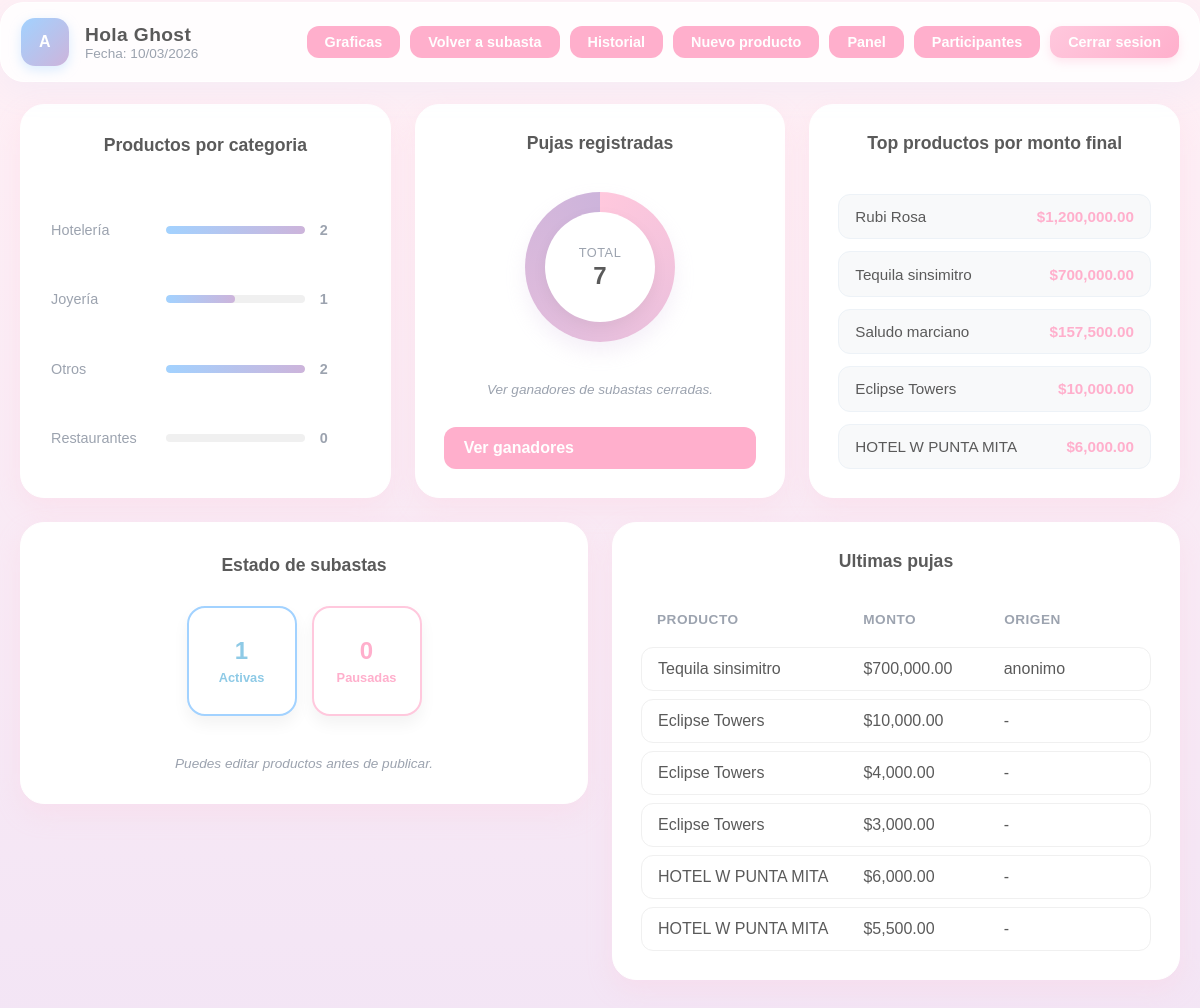
The page /php/dashboard.php (signed in) on the database its author committed.
### tables this page shows
CREATE TABLE `categorias` (
  `id` int(11) NOT NULL,
  `nombre` varchar(100) NOT NULL
);

### php/dashboard.php (the view, shortened to what this page needs)
<?php
require_once __DIR__ . "/../config/db.php";
$adminName = trim($_SESSION["admin_user"] ?? "Administrador");
$todayLabel = date("d/m/Y");
$precioColumn = "predcio_inicial";
$checkPrecio = $mysqli->query("SHOW COLUMNS FROM productos LIKE 'predcio_inicial'");
if ($checkPrecio && $checkPrecio->num_rows === 0) {
    $checkPrecioAlt = $mysqli->query("SHOW COLUMNS FROM productos LIKE 'precio_inicial'");
    if ($checkPrecioAlt && $checkPrecioAlt->num_rows > 0) {
        $precioColumn = "precio_inicial";
    }
}
$hasInicio = false;
$checkInicio = $mysqli->query("SHOW COLUMNS FROM productos LIKE 'fecha_inicio'");
if ($checkInicio && $checkInicio->num_rows > 0) {
    $hasInicio = true;
}
$hasFin = false;
$checkFin = $mysqli->query("SHOW COLUMNS FROM productos LIKE 'fecha_fin'");
if ($checkFin && $checkFin->num_rows > 0) {
    $hasFin = true;
}
$hasOrigen = false;
$checkOrigen = $mysqli->query("SHOW COLUMNS FROM pujas LIKE 'origen'");
if ($checkOrigen && $checkOrigen->num_rows > 0) {
    $hasOrigen = true;
}
$categorias = [];
$maxCategoria = 1;
$resultCategorias = $mysqli->query("SELECT c.id, c.nombre, COUNT(p.id) AS total FROM categorias c LEFT JOIN productos p ON p.categoria_id = c.id GROUP BY c.id, c.nombre ORDER BY c.nombre ASC");
if ($resultCategorias) {
    while ($row = $resultCategorias->fetch_assoc()) {
        $count = (int) $row["total"];
        if ($count > $maxCategoria) {
            $maxCategoria = $count;
        }
        $categorias[] = $row;
    }
}
$totalPujas = 0;
$resultTotalPujas = $mysqli->query("SELECT COUNT(*) AS total FROM pujas");
if ($resultTotalPujas) {
    $row = $resultTotalPujas->fetch_assoc();
    $totalPujas = (int) ($row["total"] ?? 0);
}
$topProductos = [];
$queryTop = "SELECT p.nombre, COALESCE(MAX(pu.monto_puja), p.$precioColumn) AS monto_final FROM productos p LEFT JOIN pujas pu ON pu.producto_id = p.id GROUP BY p.id ORDER BY monto_final DESC LIMIT 5";
$resultTop = $mysqli->query($queryTop);
if ($resultTop) {
    while ($row = $resultTop->fetch_assoc()) {
        $topProductos[] = $row;
    }
}
$estadoActivas = 0;
$estadoPausadas = 0;
if ($hasInicio || $hasFin) {
    $resultActivas = $mysqli->query("SELECT COUNT(*) AS total FROM productos WHERE estado = 'activo' AND (fecha_inicio IS NULL OR fecha_inicio <= NOW()) AND (fecha_fin IS NULL OR fecha_fin >= NOW())");
    $resultPausadas = $mysqli->query("SELECT COUNT(*) AS total FROM productos WHERE estado = 'pausado'");
    if ($resultActivas) {
        $row = $resultActivas->fetch_assoc();
        $estadoActivas = (int) ($row["total"] ?? 0);
    }
    if ($resultPausadas) {
        $row = $resultPausadas->fetch_assoc();
        $estadoPausadas = (int) ($row["total"] ?? 0);
    }
}
$ultimasPujas = [];
$selectOrigen = $hasOrigen ? ", pu.origen" : "";
$resultPujas = $mysqli->query("SELECT p.nombre AS producto, pu.nombre_usuario, pu.monto_puja, pu.fecha_puja$selectOrigen FROM pujas pu INNER JOIN productos p ON p.id = pu.producto_id ORDER BY pu.fecha_puja DESC LIMIT 6");
if ($resultPujas) {
    while ($row = $resultPujas->fetch_assoc()) {
        $ultimasPujas[] = $row;
    }
}
?>
<!DOCTYPE html>
<html lang="es">
<head>
    <link href="../css/style.css" rel="stylesheet" />
    <link href="../css/dashboard.css?v=20260303" rel="stylesheet" />
</head>
<body class="auth-page">
    <header class="dash-header">
        <div class="dash-title">
            <div class="brand-mark">A</div>
            <div>
                <div class="brand-name">Hola <?php echo htmlspecialchars($adminName); ?></div>
                <div class="brand-tag">Fecha: <?php echo htmlspecialchars($todayLabel); ?></div>
            </div>
        </div>
        <div class="dash-actions">
            <a class="btn btn-compact ghost" href="graficos.php">Graficas</a>
            <a class="btn btn-compact ghost" href="subasta.php">Volver a subasta</a>
            <a class="btn btn-compact ghost" href="historial_productos.php">Historial</a>
            <a class="btn btn-compact ghost" href="productos.php">Nuevo producto</a>
            <a class="btn btn-compact ghost" href="panel.php">Panel</a>
            <a class="btn btn-compact ghost" href="participantes.php">Participantes</a>
            <a class="btn btn-compact btn-logout" href="logout.php">Cerrar sesion</a>
        </div>
    </header>
    <main class="dashboard">
        <section class="dash-grid">
            <article class="card card-categories">
                <div class="card-title">Productos por categoria</div>
                <div class="chart">
                    <?php if (count($categorias) === 0) { ?>
                        <div class="note">No hay categorias registradas.</div>
                    <?php } else { ?>
                        <?php foreach ($categorias as $categoria) { ?>
                            <?php
                                $count = (int) $categoria["total"];
                                $percent = $maxCategoria > 0 ? round(($count / $maxCategoria) * 100) : 0;
                            ?>
                            <div class="bar-row">
                                <span><?php echo htmlspecialchars($categoria["nombre"]); ?></span>
                                <div class="bar-track"><div class="bar" style="width: <?php echo $percent; ?>%"></div></div>
                                <strong><?php echo $count; ?></strong>
                            </div>
                        <?php } ?>
                    <?php } ?>
                </div>
            </article>
            <article class="card">
                <div class="card-title">Pujas registradas</div>
                <div class="donut-wrap">
                    <div class="donut" style="--progress: 100">
                        <div class="donut-center">
                            <span class="donut-label">Total</span>
                            <strong><?php echo $totalPujas; ?></strong>
                        </div>
                    </div>
                </div>
                <div class="note">Ver ganadores de subastas cerradas.</div>
                <a class="btn ghost btn-block" href="ganadores.php">Ver ganadores</a>
            </article>
            <article class="card">
                <div class="card-title">Top productos por monto final</div>
                <ol class="ranked">
                    <?php if (count($topProductos) === 0) { ?>
                        <li><span>Sin datos</span><strong>$0</strong></li>
                    <?php } else { ?>
                        <?php foreach ($topProductos as $top) { ?>
                            <li>
                                <span><?php echo htmlspecialchars($top["nombre"] ?? ""); ?></span>
                                <strong>$<?php echo number_format((float) ($top["monto_final"] ?? 0), 2); ?></strong>
                            </li>
                        <?php } ?>
                    <?php } ?>
                </ol>
            </article>
        </section>
        <section class="dash-grid">
            <article class="card card-status">
                <div class="card-title">Estado de subastas</div>
                <div class="status-grid">
                    <div class="status-card status-active">
                        <div class="status-value"><?php echo $estadoActivas; ?></div>
                        <div class="status-label">Activas</div>
                    </div>
                    <div class="status-card status-closed">
                        <div class="status-value"><?php echo $estadoPausadas; ?></div>
                        <div class="status-label">Pausadas</div>
                    </div>
                </div>
                <div class="note">Puedes editar productos antes de publicar.</div>
            </article>
            <article class="card">
                <div class="card-title">Ultimas pujas</div>
                <div class="table">
                    <div class="row head">
                        <span>Producto</span>
                        <span>Monto</span>
                        <span><?php echo $hasOrigen ? "Origen" : "Fecha"; ?></span>
                    </div>
                    <?php if (count($ultimasPujas) === 0) { ?>
                        <div class="row">
                            <span>Sin pujas</span>
                            <span>$0</span>
                            <span>-</span>
                        </div>
                    <?php } else { ?>
                        <?php foreach ($ultimasPujas as $puja) { ?>
                            <div class="row">
                                <span><?php echo htmlspecialchars($puja["producto"] ?? ""); ?></span>
                                <span>$<?php echo number_format((float) ($puja["monto_puja"] ?? 0), 2); ?></span>
                                <span>
                                    <?php if ($hasOrigen) { ?>
                                        <?php echo htmlspecialchars($puja["origen"] ?? "-"); ?>
                                    <?php } else { ?>
                                        <?php echo htmlspecialchars(date("d/m/Y H:i", strtotime($puja["fecha_puja"] ?? ""))); ?>
                                    <?php } ?>
                                </span>
                            </div>
                        <?php } ?>
                    <?php } ?>
                </div>
            </article>
        </section>
    </main>
</body>
</html>

### css/style.css (style rules this page uses)
:root { --bg: #f4efe5; --bg-soft: #fdf7ef; --ink: #2a2722; --muted: #6b655c; --accent: #7a946d; --accent-2: #cbb992; --line: rgba(42, 39, 34, 0.16); --shadow: 0 24px 60px rgba(41, 35, 26, 0.16); --pastel-pink: #ffc8dd; --pastel-pink-dark: #ffafcc; --pastel-blue: #a2d2ff; --pastel-blue-dark: #8ecae6; --pastel-purple: #cdb4db; }
* { box-sizing: border-box; margin: 0; padding: 0; }
body { font-family: "Space Grotesk", system-ui, -apple-system, "Segoe UI", sans-serif; background: #ffffff; color: var(--ink); min-height: 100vh; }
.auth-page { display: block; }
a { color: inherit; text-decoration: none; }
.brand-mark { width: 46px; height: 46px; border-radius: 14px; background: linear-gradient(140deg, #ff83fb, #eebff6); display: grid; place-items: center; color: white; font-weight: 800; letter-spacing: 0.02em; }
.brand-name { font-weight: 700; letter-spacing: 0.02em; }
.brand-tag { color: var(--muted); font-size: 0.9rem; }
.btn { border-radius: 12px; padding: 12px 20px; border: none; background: linear-gradient(135deg, var(--pastel-pink), var(--pastel-pink-dark)); color: #ffffff; font-weight: 600; cursor: pointer; transition: all 0.3s ease; width: 100%; box-shadow: 0 4px 10px rgba(255, 175, 204, 0.3); }
.btn.btn-compact { padding: 8px 16px; font-size: 0.9rem; width: auto; }

### rows shown on the page
categorias: nombre "Hotelería", $percent 100 (drawn), count "2"
categorias: nombre "Joyería", $percent 50 (drawn), count "1"
categorias: nombre "Otros", $percent 100 (drawn), count "2"
categorias: nombre "Restaurantes", count "0"

### other values the page prints
$adminName "Ghost"
$totalPujas "7"
$top["nombre"] "Rubi Rosa"
$top["monto_final"] "1,200,000.00"
$top["nombre"] "Tequila sinsimitro"
$top["monto_final"] "700,000.00"
$top["nombre"] "Saludo marciano"
$top["monto_final"] "157,500.00"
$top["nombre"] "Eclipse Towers"
$top["monto_final"] "10,000.00"
$top["nombre"] "HOTEL W PUNTA MITA"
$top["monto_final"] "6,000.00"
$estadoActivas "1"
$estadoPausadas "0"
$puja["producto"] "Tequila sinsimitro"
